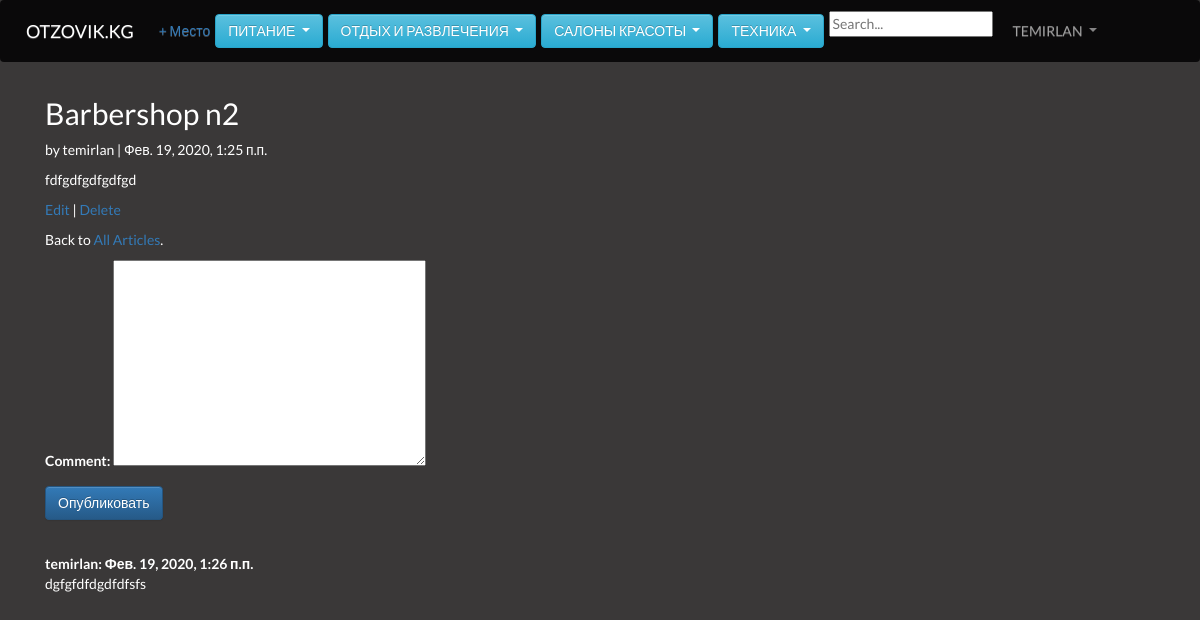
Screenshot of /articles/30/ (signed in) with the database file from the repository.
### users/models.py (models this page shows)
class CustomUser(AbstractUser):
    age = models.PositiveIntegerField(null=True, blank=True)

### articles/models.py (models this page shows, shortened)
class Article(models.Model):
    title = models.CharField(max_length=255)
    body = models.TextField()
    date = models.DateTimeField(auto_now_add=True)
    likes = models.IntegerField(verbose_name='Нравится', default=0)
    dislike = models.IntegerField(verbose_name='Не нравится', default=0)
    author = models.ForeignKey(
        get_user_model(),
        on_delete=models.CASCADE,
    )

class Comment(models.Model):
    article = models.ForeignKey(Article,on_delete=models.CASCADE,related_name='comments',null=True, blank=True)
    comment = models.TextField(max_length=250)
    author = models.ForeignKey(settings.AUTH_USER_MODEL, on_delete=models.CASCADE)
    created = models.DateTimeField(auto_now_add=True)
    updated = models.DateTimeField(auto_now=True)
    active = models.BooleanField(default=True)
    class Meta:
        ordering = ('created',)

### articles/views.py (the view, shortened to what this page needs)
class ArticleDetailView(LoginRequiredMixin, FormView, DetailView):
    model = Article
    form_class = CommentForm
    template_name = 'article_detail.html'
    login_url = 'login'
    hello = 0
    def get_context_data(self, *args, **kwargs):
        context = super().get_context_data(*args, **kwargs)
        res = Article.objects.get(pk=self.object.pk)
        ArticleDetailView.hello = self.object.pk
        context['comments'] = res.comments.all()
        return context

### articles/forms.py
class CommentForm(forms.ModelForm):
    class Meta:
        model = Comment
        fields = ('comment',)

### templates/article_detail.html (shortened to what this page needs)
{% load crispy_forms_tags %}
{% load static %}
{% block content %}
  <div class="article-entry">
    <h2>{{ object.title }}</h2>
      <p>by {{ object.author }} | {{ object.date }}</p>
      <p>{{ object.body }}</p>
  </div>
  <div class="comments_item">
  <p><a href="{% url 'article_edit' article.pk %}">Edit</a> | <a href="{% url 'article_delete' article.pk %}">Delete</a></p>
  <p>Back to <a href="{% url 'article_list' %}">All Articles</a>.</p>
<form method="POST" class="form">{% csrf_token %}
  {{ form.as_p }}
  <button class="btn btn-primary" type="submit">Опубликовать</button>
</form>
{% for comment in comments %}
  <br>
  <strong>{{comment.author}}:                   {{comment.created}}</strong>
  <br>
  {{comment.comment}}
  <br>
  <br>
  </div>
{% endfor %}
{% endblock content %}

### templates/base.html (shortened to what this page needs)
{% load static %}
    <link rel="stylesheet" href="https://stackpath.bootstrapcdn.com/bootstrap/4.1.3/css/bootstrap.min.css">
    <link rel="stylesheet" href="//maxcdn.bootstrapcdn.com/bootstrap/3.2.0/css/bootstrap.min.css">
    <link rel="stylesheet" href="//maxcdn.bootstrapcdn.com/bootstrap/3.2.0/css/bootstrap-theme.min.css">
    <link rel="stylesheet" href="{% static 'css/main.css' %}">
    <link rel="stylesheet" href="{% static 'css/home.css' %}">
    <link rel="stylesheet" href="{% static 'css/search.css' %}">
  </head>
  <body>
   <div class="page">
    <nav class="navbar navbar-expand-md navbar-dark mb-4" style="background-color: rgba(10, 9, 10, 0.975)">
      <a class="navbar-brand" href="{% url 'home' %}">OTZOVIK.KG</a>
      {% if user.is_authenticated %}
        <ul class="navbar-nav mr-auto">
          <li class="nav-item"><a href="{% url 'article_new' %}">+ Место</a></li>
        </ul>
      {% endif %}
      <div class="btn-group">
        <button type="button" class="btn btn-info ml-2 dropdown-toggle" data-toggle="dropdown" aria-haspopup="true" aria-expanded="false">
          Питание
        </button>
              </div>
              <div class="btn-group">
                <button type="button" class="btn btn-info ml-2 dropdown-toggle" data-toggle="dropdown" aria-haspopup="true" aria-expanded="false">
                  Отдых и развлечения
                </button>
                      </div>
                      <div class="btn-group">
                        <button type="button" class="btn btn-info ml-2 dropdown-toggle" data-toggle="dropdown" aria-haspopup="true" aria-expanded="false">
                         Салоны красоты
                        </button>
                              </div>
                              <div class="btn-group">
                                <button type="button" class="btn btn-info ml-2 dropdown-toggle" data-toggle="dropdown" aria-haspopup="true" aria-expanded="false">
                                 Техника
                                </button>
                                      </div>
                                      <div>
                                        <form action="{% url 'search_results' %}"class='ml-2' method="get">
                                          <input name="q" type="text" placeholder="Search...">
                                        </form>
                                      </div>
      <div class="collapse navbar-collapse" id="navbarCollapse">
        {% if user.is_authenticated %}
          <ul class="navbar-nav ml-auto">
            <li class="nav-item">
              <a class="nav-link dropdown-toggle" href="#" id="userMenu" data-toggle="dropdown" aria-haspopup="true" aria-expanded="false">
                {{ user.username }}
              </a>
            </li>
          </ul>
        {% endif %}
      </div>
    </nav>
    <div class="container">
      {% block content %}
      {% endblock content %}
    </div>
    </div>
    </body>
    </html>

### static/css/main.css (style rules this page uses)
body { font-family: 'Lato', sans-serif; background: rgb(58, 56, 56); }
.container { height: 100vh; }
.dropdown-toggle { font-weight: 500; text-transform: uppercase; }
.navbar { background: purple; }
.page { background: #1f2224; }

### static/css/home.css (style rules this page uses)
.page { background: rgb(58, 56, 56); }
.article-entry { color: #fff; }
.comments_item { color: #fff; }

### rows the page displays
CustomUser: username "TEMIRLAN"
Article: title "Barbershop n2", author "temirlan", date "Фев. 19, 2020, 1:25 п.п.", body "fdfgdfgdfgdfgd"
Comment: author "temirlan", created "Фев. 19, 2020, 1:26 п.п.", comment "dgfgfdfdgdfdfsfs"
